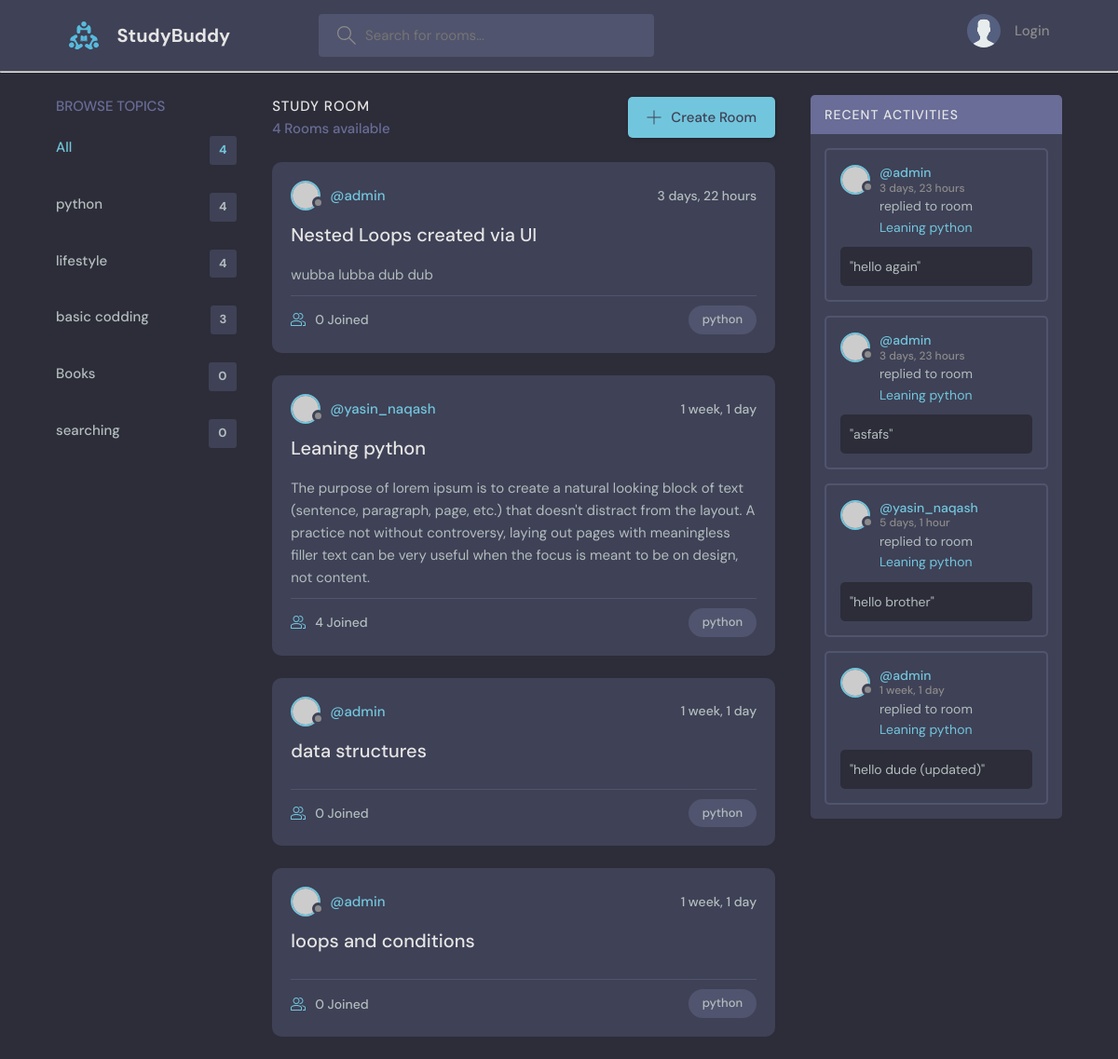
The page /?q=python on the database its author committed.
### base/models.py (models this page shows)
class Topic(models.Model):
    name = models.CharField(max_length=200)
    def __str__ (self):
        return self.name

class Room(models.Model):
    host = models.ForeignKey(User, on_delete=models.SET_NULL,null=True)
    topic = models.ForeignKey('Topic', on_delete=models.SET_NULL,null=True)
    name = models.CharField(max_length=200)
    description = models.TextField(null=True,blank=True)
    participants = models.ManyToManyField(User,related_name='participants',blank=True)
    updated = models.DateTimeField(auto_now=True)
    created = models.DateTimeField(auto_now_add=True)
    class Meta:
        ordering = ['-updated','-created']
    def __str__(self) -> str:
        return self.name

class Message(models.Model):
    user = models.ForeignKey(User,on_delete=models.CASCADE,null=True)
    room = models.ForeignKey(Room,on_delete=models.CASCADE,null=True)
    body = models.TextField()
    updated = models.DateTimeField(auto_now=True)
    created = models.DateTimeField(auto_now_add=True)
    class Meta:
        ordering = ['-updated','-created']
    def __str__ (self):
        return self.body[0:50]

### base/views.py (the view)
# urls.py: path('',views.home,name='homeurl'),
def home(request):
    q = request.GET.get('q') if request.GET.get('q') != None else ''
    recent_messages=Message.objects.filter(Q(room__topic__name__icontains=q))[:5]
    rooms = Room.objects.filter(Q(topic__name__icontains = q) |
                                Q(description__icontains = q) |
                                Q(name__icontains = q))
    topics = Topic.objects.all()
    rooms_count = rooms.count()
    context = {'topics':topics,'rooms':rooms,'rooms_count':rooms_count,'recent_messages':recent_messages}
    return render(request,'base/home.html',context)

### base/templates/base/home.html (shortened to what this page needs)
{% extends 'main.html' %}
{% block content %}
    <main class="layout layout--3">
      <div class="container">
        {% include 'base/topics_component.html' %}
        <div class="roomList">
          <div class="roomList__header">
            <div>
              <h2>Study Room</h2>
              <p>{{rooms_count}} Rooms available</p>
            </div>
            <a class="btn btn--main" href="{% url 'createroomurl' %}">
              <svg version="1.1" xmlns="http://www.w3.org/2000/svg" width="32" height="32" viewBox="0 0 32 32">
                <title>add</title>
                <path
                  d="M16.943 0.943h-1.885v14.115h-14.115v1.885h14.115v14.115h1.885v-14.115h14.115v-1.885h-14.115v-14.115z"
                ></path>
              </svg>
              Create Room
            </a>
          </div>
          {% include 'base/feed_component.html' %}
        </div>
        <div class="activities">
          <div class="activities__header">
            <h2>Recent Activities</h2>
          </div>
          {% include 'base/activity_component.html' %}
        </div>
      </div>
    </main>
{% endblock %}

### base/templates/base/topics_component.html
<div class="topics">
    <div class="topics__header">
      <h2>Browse Topics</h2>
    </div>
    <ul class="topics__list">
      <li>
        <a href="{% url 'homeurl' %}" class="active">All <span>{{rooms.count}}</span></a>
      </li>
      {% for topic in topics %}
        <li>
            <a href="{% url 'homeurl' %}?q={{topic.name}}">{{topic.name}}<span>{{topic.room_set.all.count}}</span></a>
        </li>
        {% endfor %}
    </ul>
  </div>

### base/templates/base/feed_component.html (shortened to what this page needs)
        {% for room in rooms %}
        <div class="roomListRoom">
                <div class="roomListRoom__header">
                  <a href="{% url 'profileurl' room.host.id %}" class="roomListRoom__author">
                    <div class="avatar avatar--small">
                      <img src="https://randomuser.me/api/portraits/women/11.jpg" />
                    </div>
                    <span>@{{room.host.username}}</span>
                  </a>
                  <div class="roomListRoom__actions">
                    <span>{{room.created|timesince}}</span>
                  </div>
                </div>
                <div class="roomListRoom__content">
                  <a href="{% url 'roomurl' room.id %}">{{room.name}}</a>
                  <p>
                        {{room.description}}
                  </p>
                </div>
                <div class="roomListRoom__meta">
                  <a href="{% url 'roomurl' room.id %}" class="roomListRoom__joined">
                    {{room.participants.all.count}} Joined
                  </a>
                  <p class="roomListRoom__topic">{{room.topic}}</p>
                </div>
              </div>
              {% endfor %}

### base/templates/base/activity_component.html (shortened to what this page needs)
{% for recent_message in recent_messages %}
<div class="activities__box">
    <div class="activities__boxHeader roomListRoom__header">
      <a href="{% url 'profileurl' recent_message.room.host.id %}" class="roomListRoom__author">
        <div class="avatar avatar--small">
          <img src="https://randomuser.me/api/portraits/women/11.jpg" />
        </div>
        <p>
          @{{recent_message.user}}
          <span>{{recent_message.created|timesince}}</span>
        </p>
      </a>
    </div>
    <div class="activities__boxContent">
      <p>replied to room<a href="{% url 'roomurl' recent_message.room.id %}">{{recent_message.room}}</a></p>
      <div class="activities__boxRoomContent">
        "{{recent_message}}"
      </div>
    </div>
  </div>
  {% endfor %}

### rows shown on the page
Topic: name "python", room_set.all.count "4"
Topic: name "lifestyle", room_set.all.count "4"
Topic: name "basic codding", room_set.all.count "3"
Topic: name "Books", room_set.all.count "0"
Topic: name "searching", room_set.all.count "0"
Room: host.username "admin", created "3 days, 22 hours", name "Nested Loops created via UI", description "wubba lubba dub dub", participants.all.count "0", topic "python"
Room: host.username "yasin_naqash", created "1 week, 1 day", name "Leaning python", description "The purpose of lorem ipsum is to create a natural looking block of text (sentence, paragraph, page, etc.) that doesn't distract from the layout. A practice not without controversy, laying out pages with meaningless filler text can be very useful when the focus is meant to be on design, not content.", participants.all.count "4", topic "python"
Room: host.username "admin", created "1 week, 1 day", name "data structures", participants.all.count "0", topic "python"
Room: host.username "admin", created "1 week, 1 day", name "loops and conditions", participants.all.count "0", topic "python"
Message: user "admin", created "3 days, 23 hours", room "Leaning python", body "hello again"
Message: user "admin", created "3 days, 23 hours", room "Leaning python", body "asfafs"
Message: user "yasin_naqash", created "5 days, 1 hour", room "Leaning python", body "hello brother"
Message: user "admin", created "1 week, 1 day", room "Leaning python", body "hello dude (updated)"

### other values the page prints
{{ rooms.count }} "4"
{{ rooms_count }} "4"
